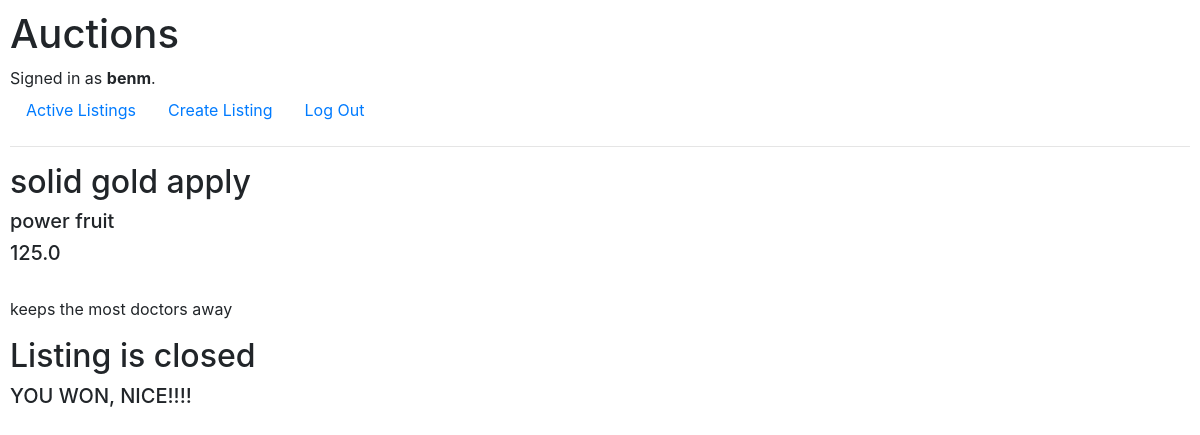
Screenshot of /listings/3 (signed in) with the database file from the repository.
### auctions/models.py (models this page shows)
class User(AbstractUser):
    items_in_watchlist = models.ManyToManyField(Listing, blank=True)
    pass

class Listing(models.Model):
    creator = models.ForeignKey('User', on_delete=models.CASCADE, related_name="listings", null=True)
    title = models.CharField(max_length=128)
    description = models.TextField(max_length=1000)
    current_bid = models.OneToOneField('Bid', on_delete=models.CASCADE, related_name="listing", null=True)
    active = models.BooleanField(default=True)
    image_url = models.URLField(default=None)  # should this be a FilePathField ?
    category = models.CharField(max_length=30, default=None)
    winner = models.ForeignKey('User', on_delete=models.DO_NOTHING, related_name="winner", null=True, default=None)

class Bid(models.Model):
    user = models.ForeignKey(User, on_delete=models.CASCADE, related_name="bids")
    amount = models.FloatField()
    related_listing = models.ForeignKey(Listing, on_delete=models.CASCADE, related_name="bid", null=True)

### auctions/views.py (the view)
# urls.py: path("listings/<int:listing_id>", views.listing, name="listing"),
def listing(request, listing_id):
    user = request.user
    listing = Listing.objects.get(id=listing_id)
    if listing in user.items_in_watchlist.all():
        in_watchlist = True
    else:
        in_watchlist = False
    return render(request, "auctions/listing.html", {"listing":listing, "in_watchlist":in_watchlist, "user":user})

### auctions/templates/auctions/listing.html (shortened to what this page needs)
{% extends "auctions/layout.html" %}
{% block body%}
    <h2> {{listing.title}}</a> </h2>
    <h5> {{listing.category}} </h5>
    <h5> {{listing.current_bid.amount}} </h5>
    <p> {{listing.description}} </p>
    {% if listing.active %}
        {% if in_watchlist %}
            <form action="/listings/{{listing.id}}/remove" method="POST">
                {% csrf_token %}
                <button type="submit">Remove from Watchlist</button>
            </form>
        {% else %}
            <form action="/listings/{{listing.id}}/add" method="POST">
                {% csrf_token %}
                <button type="submit">Add to Watchlist</button>
            </form>
        {% endif %}
        {% if user.is_authenticated %}
            <form action="/listings/{{listing.id}}/bid" method="POST">
                {% csrf_token %}
                <label for="bid_amount">Bid amount: </label>
                <input type="number" min="{{listing.current_price}}" max=999999999 name="bid_amount" required>
                <button type="submit">Place bid</button>
            </form>
        {% endif %}
        {% if user == listing.creator %}
            <form action="/listings/{{listing.id}}/close" method="POST">
                {% csrf_token %}
                <button type="submit">Close Listing</button>
            </form>
        {% endif %}
    {% else %}
        <h2>Listing is closed</h2>
        {% if user == listing.winner %}
            <h5>YOU WON, NICE!!!!</h5>
        {% else %}
            <h5>you're a loser :/</h5>
        {% endif %}
    {% endif %}
{% endblock %}

### auctions/templates/auctions/layout.html (shortened to what this page needs)
{% load static %}
<!DOCTYPE html>
<html lang="en">
    <head>
        <link rel="stylesheet" href="https://stackpath.bootstrapcdn.com/bootstrap/4.4.1/css/bootstrap.min.css">
        <link href="{% static 'auctions/styles.css' %}" rel="stylesheet">
    </head>
    <body>
        <h1>Auctions</h1>
        <div>
            {% if user.is_authenticated %}
                Signed in as <strong>{{ user.username }}</strong>.
            {% else %}
                Not signed in.
            {% endif %}
        </div>
        <ul class="nav">
            <li class="nav-item">
                <a class="nav-link" href="{% url 'index' %}">Active Listings</a>
            </li>
            {% if user.is_authenticated %}
                <li class="nav-item">
                    <a class="nav-link" href="{% url 'create_listing' %}">Create Listing</a>
                </li>
                <li class="nav-item">
                    <a class="nav-link" href="{% url 'logout' %}">Log Out</a>
                </li>
            {% endif %}
        </ul>
        <hr>
        {% block body %}
        {% endblock %}
    </body>
</html>

### auctions/static/auctions/styles.css (style rules this page uses)
body { padding: 10px; }

### rows the page displays
User: username "benm"
Listing: title "solid gold apply", category "power fruit", current_bid.amount "125.0", description "keeps the most doctors away"
